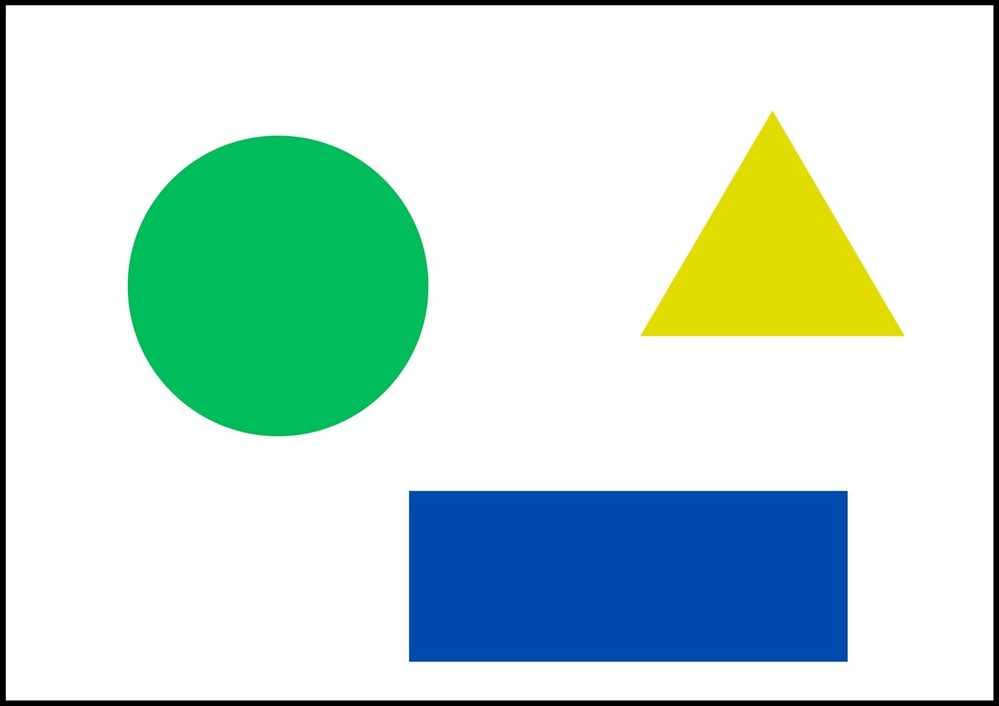
#> input picture images/shape.jpg, 999 x 706 px, shrunk from 1500 x 1060 before the run, found by its file name
$ jupyter execute '[4]_canny.ipynb'   (shell and % lines are left out)
#> lines starting #> are read from the running program, lines starting #| are printed output that depends on the picture; after the words box and inside, x2 and y2 are one past the last pixel; in counts of white or black regions, pixels touching at a corner belong together
**Canny Edge Detection Algorithm**
1. Smooth the input image with Gaussian low-pass filter
2. Compute the gradient magnitude angle images
3. Apply nonmaxima suppression to the gradient
magnitude image.
4. Use double thresholding to obtain strong and weak edge masks
5. Analyze connectivity and to detect and link edges

[cell 1]
import time
from functools import wraps

def calc_time(f):
  @wraps(f)
  def wrapper(*args, **kwds):
    start = time.time()
    result = f(*args, **kwds)
    elapsed = time.time() - start
    print("%s took %ds" % (f.__name__, elapsed))
    return result
  return wrapper

[cell 2]
import cv2
import numpy as np


class Convolution:
    def __init__(self):
        return None

    def correlation(self, image, kernel):
        h_image, w_image = image.shape
        h_kernel, w_kernel = kernel.shape
        h, w = h_image - h_kernel + 1, w_image - w_kernel + 1

        I = image.copy()
        return np.array([[I[i:i + w_kernel,j:j + h_kernel].ravel() @ kernel.ravel() for j in range(w)] for i in range(h)])

    def convolution(self, image, kernel):
        return self.correlation(image, np.rot90(np.rot90(kernel)))

[cell 3]
class Canny:
    def __init__(self, low=0, high=70):
        self.low = low
        self.high = high
        self.conv = Convolution()

    def smooth_with_gaussian(self, image):
        # # Using opencv function to compute
        # return cv2.GaussianBlur(image, (3, 3), 0)

        # Kernel Gaussian 3x3
        kernel = np.array([[0.0113, 0.0838, 0.0113],
                            [0.0838, 0.6193, 0.0838],
                            [0.0113, 0.0838, 0.0113]])

        new_image = self.conv.convolution(image, kernel)
        return new_image

    def sobel_kernel(self, image):
        convolved = np.zeros(image.shape)
        G_x = np.zeros(image.shape)
        G_y = np.zeros(image.shape)

        kernel_x = np.array(([-1, 0, 1],
                             [-2, 0, 2],
                             [-1, 0, 1]))

        kernel_y = np.array(([-1, -2, -1],
                             [0, 0, 0],
                             [1, 2, 1]))

        G_x = self.conv.correlation(image, kernel_x)
        G_y = self.conv.correlation(image, kernel_y)

        convolved = np.sqrt(np.square(G_x) + np.square(G_y))
        convolved = np.multiply(convolved, 255.0 / convolved.max())
        angles = np.rad2deg(np.arctan2(G_y, G_x))
        angles[angles < 0] += 180
        convolved = convolved.astype('uint8')

        return convolved, angles

    def nms(self, image, angles):
        h, w = image.shape
        suppressed = np.zeros((h, w))
        for i in range(1, h - 1):
            for j in range(1, w - 1):
                if (0 <= angles[i, j] < 22.5) or (157.5 <= angles[i, j] <= 180):
                    value_to_compare = max(image[i, j - 1], image[i, j + 1])
                elif (22.5 <= angles[i, j] < 67.5):
                    value_to_compare = max(image[i - 1, j - 1], image[i + 1, j + 1])
                elif (67.5 <= angles[i, j] < 112.5):
                    value_to_compare = max(image[i - 1, j], image[i + 1, j])
                else:
                    value_to_compare = max(image[i + 1, j - 1], image[i - 1, j + 1])
                if image[i, j] >= value_to_compare:
                    suppressed[i, j] = image[i, j]
        suppressed = np.multiply(suppressed, 255.0 / suppressed.max())
        return suppressed

    def double_threshold(self, image):
        weak = 50
        strong = 255
        h, w = image.shape
        result = np.zeros((h, w))
        weak_x, weak_y = np.where((image > self.low) & (image <= self.high))
        strong_x, strong_y = np.where(image >= self.high)
        result[strong_x, strong_y] = strong
        result[weak_x, weak_y] = weak
        dx = np.array((-1, -1, 0, 1, 1, 1, 0, -1))
        dy = np.array((0, 1, 1, 1, 0, -1, -1, -1))

        while len(strong_x):
            x = strong_x[0]
            y = strong_y[0]
            strong_x = np.delete(strong_x, 0)
            strong_y = np.delete(strong_y, 0)
            for direction in range(len(dx)):
                new_x = x + dx[direction]
                new_y = y + dy[direction]
                if (new_x >= 0 & new_x < h & new_y >= 0 & new_y < w) and (result[new_x, new_y]  == weak):
                    result[new_x, new_y] = strong
                    np.append(strong_x, new_x)
                    np.append(strong_y, new_y)
        result[result != strong] = 0
        return result

    @calc_time
    def __call__(self, image):
        image = self.smooth_with_gaussian(image)
        image, angles = self.sobel_kernel(image)
        image = self.nms(image, angles)
        image = self.double_threshold(image)
        return image

[cell 4]
import cv2
import numpy as np
import matplotlib.pyplot as plt


image = cv2.imread('shape.jpg')
#> image is the input picture: shape (706, 999, 3); mean B, G, R 212.1, 220.7, 194.2
image = cv2.cvtColor(image, cv2.COLOR_RGB2GRAY)
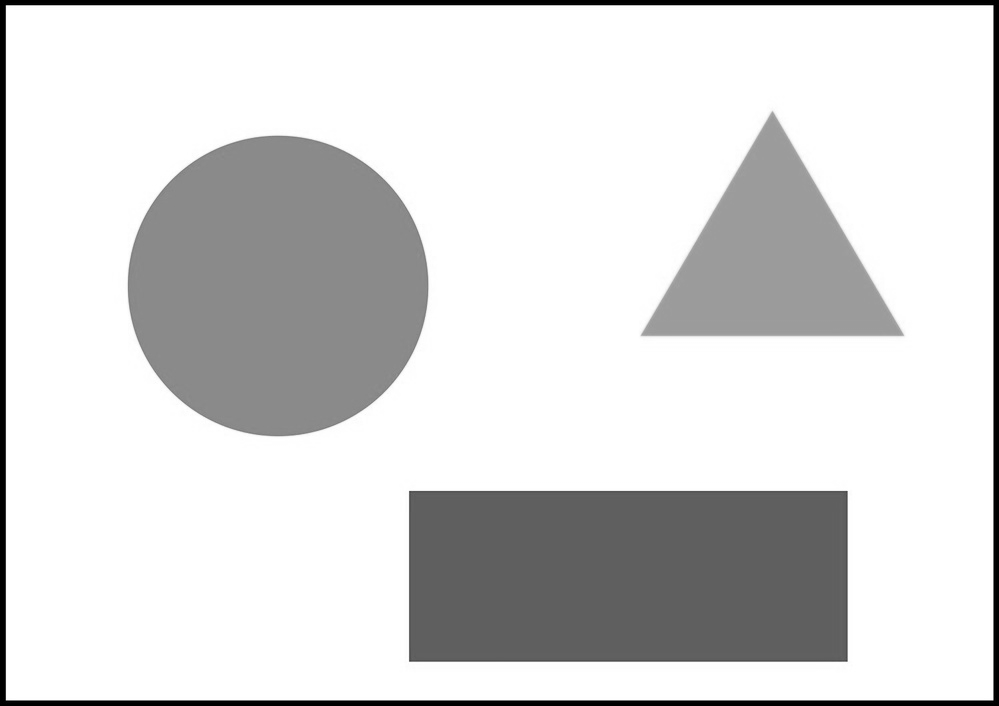
#> image: shape (706, 999); min 0, max 255, mean 215.1

# Implement
canny = Canny()
image_detected = canny(image)
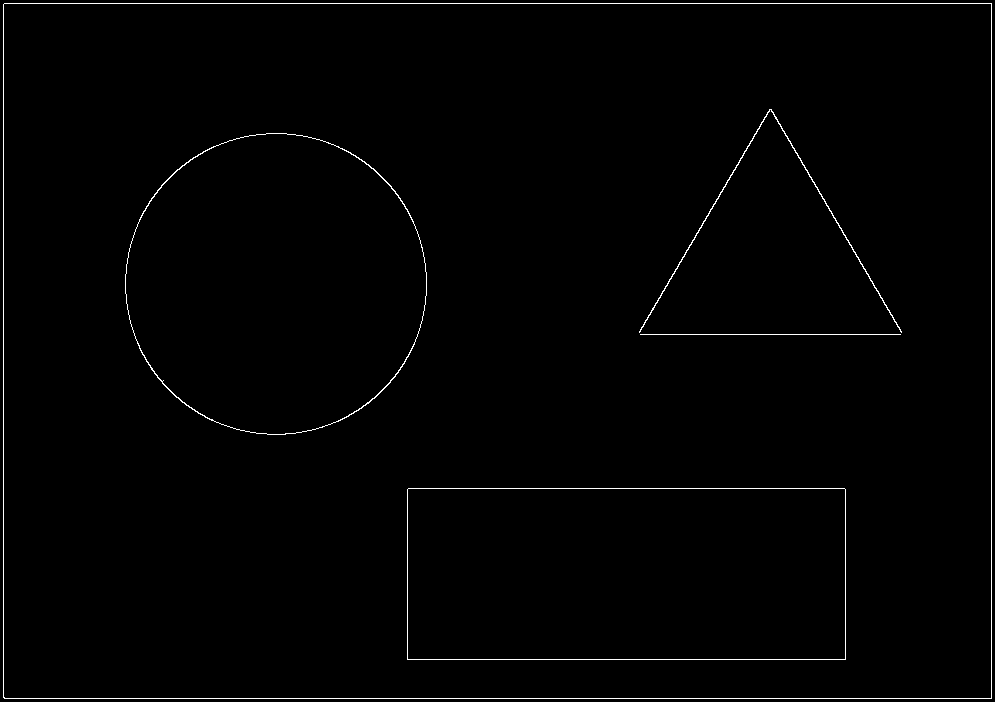
#> image_detected: shape (702, 995) float64; 0.95% white in thin lines or dots

# OpenCV function
t1 = time.time()
edges = cv2.Canny(image, 0, 50)
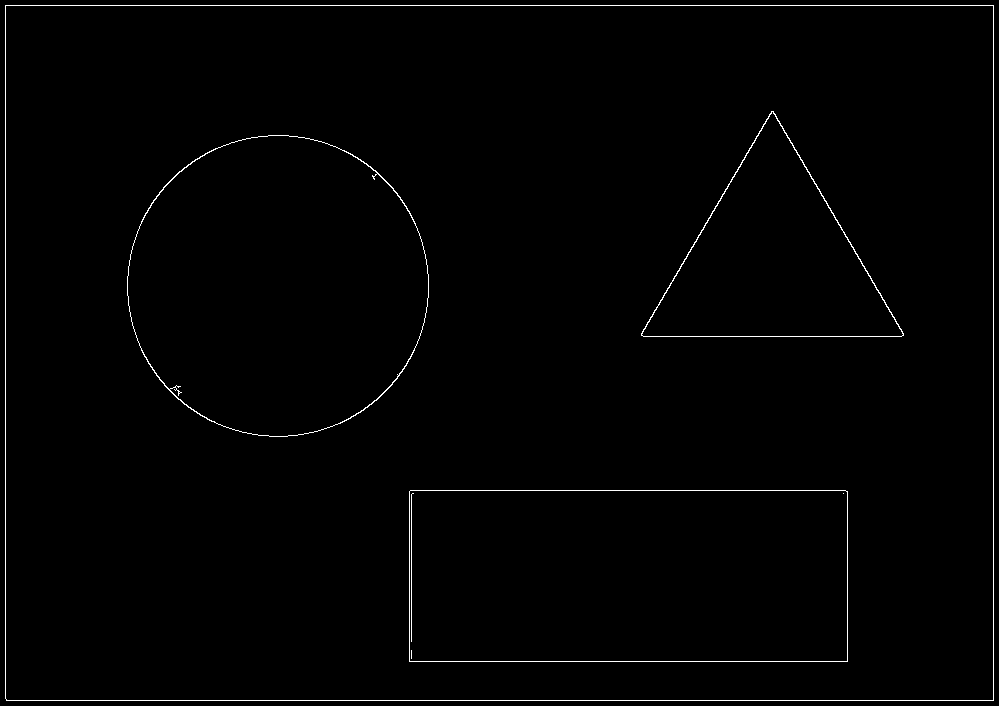
#> edges: shape (706, 999); 0.97% white in thin lines or dots
t2 = time.time()
print(f'OpenCV tool {t2 - t1}s')

[cell 5]
fig, ax = plt.subplots(1, 3, figsize=(30, 30))
ax[0].imshow(image, cmap="gray")
ax[0].axis("off")
ax[0].set_title("original", fontsize=14)

ax[1].imshow(image_detected, cmap="gray")
ax[1].axis("off")
ax[1].set_title("Canny Implement", fontsize=14)

ax[2].imshow(edges, cmap="gray")
ax[2].axis("off")
ax[2].set_title("Canny OpenCV", fontsize=14)
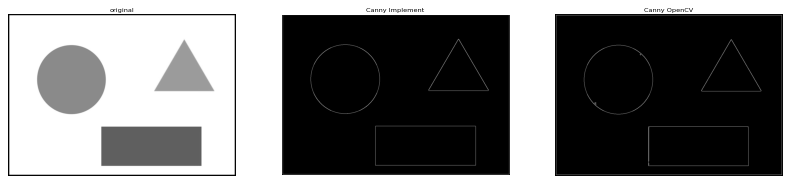
#> figure drawn by matplotlib, 3 panels

$ run again, with images/ball.jpg copied over images/shape.jpg
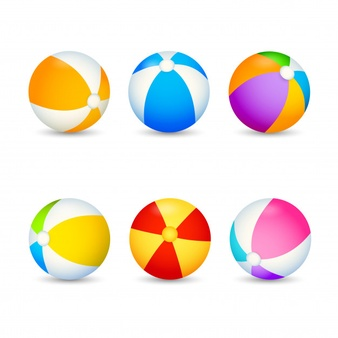
#> input picture images/ball.jpg, 338 x 338 px, found by its file name
#> image is the input picture: shape (338, 338, 3); mean B, G, R 221.2, 230.4, 239.8
#> image: shape (338, 338)
#> `image_detected = canny(image)`:
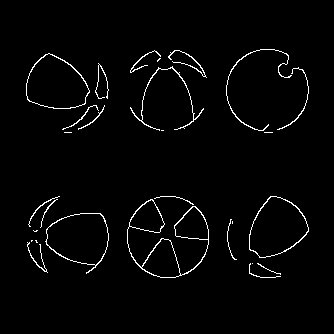
#> image_detected: shape (334, 334) float64; 2.3% white in thin lines or dots, all inside (x1, y1, x2, y2) = (26, 49, 309, 278)
#> edges: shape (338, 338); 4.5% white in thin lines or dots, all inside (x1, y1, x2, y2) = (24, 50, 312, 283)
#> `[cell 5] fig, ax = plt.subplots(1, 3, figsize=(30, 30)) ax[0].imshow(i..`:
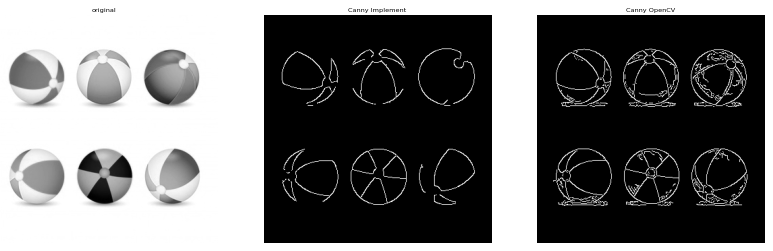
#> figure drawn by matplotlib, 3 panels
